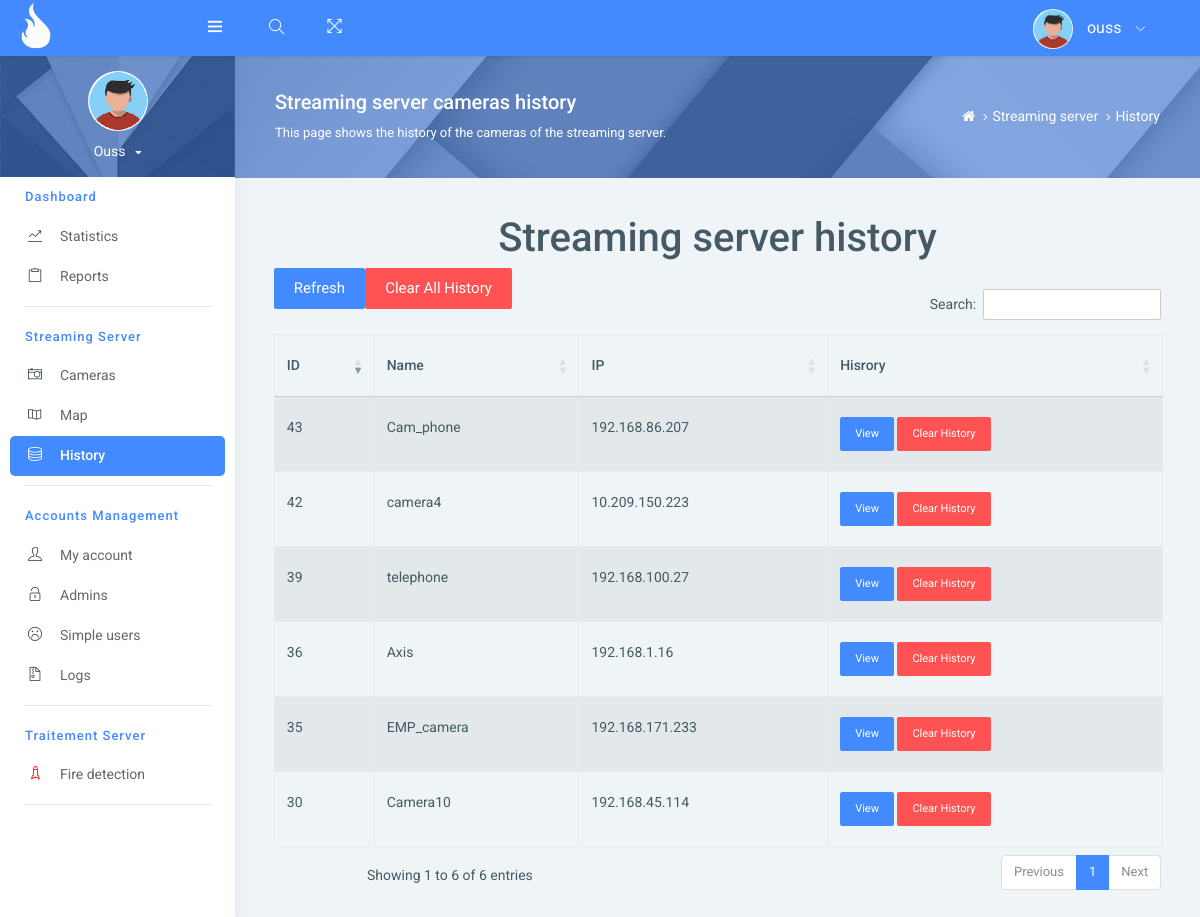
The app's page /history (signed in) with its own data.
### FDApp/models.py (models this page shows, shortened)
class PlatformUser(models.Model):
    user=models.OneToOneField(User,on_delete=models.CASCADE)
    img=models.ImageField(upload_to='profile_pics',blank=True,null=True,default='profile_pics/default.png')

class Camera(models.Model):
    name = models.CharField(max_length=100)
    ip = models.CharField(max_length=100)
    status = models.IntegerField(default=0)
    gps_position_x= models.FloatField(default=0,blank=False,null=False)
    gps_position_y= models.FloatField(default=0,blank=False,null=False)
    viewers=models.ManyToManyField(User,blank=True)

### FDApp/views.py (the view)
# urls.py: path('history', history, name='history'),
def history(request):
        cameras = Camera.objects.all()
        return render(request,"history.html",{"user":get_user(request),"cameras":cameras,})

### FDApp/middlewar.py (called while the page is built)
def stats_middleware(get_response):
    def middleware(request):
        if not Stats.objects.filter(id=1):
            Stats.objects.create(id=1,name='occurence',value=0).save()
        if not Visits.objects.filter(id=1):
            Visits.objects.create(id=1,number_of_visits=0).save()
        obj=Stats.objects.get(id=1)
        obj.value+=1
        obj.save()
        from django.utils import timezone
        now=timezone.now().date()
        visits=Visits.objects.filter(date_time=now)
        if (not visits):
            visits=Visits.objects.create(date_time=now,number_of_visits=1)
        else:
            visits=visits[0]
        visits.number_of_visits+=1
        visits.save()
        response = get_response(request)
        return response
    return middleware

### FDApp/views.py (called while the page is built)
def get_user(request):
        return PlatformUser.objects.get(user=request.user)

### FDApp/templates/history.html (shortened to what this page needs)
{% extends 'base.html' %}
{% load static %}
{% block stylesheets %}
<link rel="stylesheet" href="https://unpkg.com/leaflet@1.7.1/dist/leaflet.css" />
{% endblock stylesheets %}
{% block history_sidebar %}
  active
{% endblock history_sidebar %}
{% block titre %}
      Streaming server cameras history
{% endblock titre %}
{% block definition %}
    This page shows the history of the cameras of the streaming server.
{% endblock definition %}
{% block chemin %}
    <li class="breadcrumb-item">
        <a href="/"> <i class="fa fa-home"></i> </a>
    </li>
    <li class="breadcrumb-item"><a href="#!">Streaming server</a>
    </li>
    <li class="breadcrumb-item"><a href="#!">History</a>
    </li>
{% endblock chemin %}
{% block content %}
<center>
    <h1 >Streaming server history</h1>
    <button type="button" class="btn btn-primary  float-left" data-toggle="modal" data-target="#addCameraModal">
      Refresh
      </button>
      <button type="button" class="btn btn-danger  float-left" data-toggle="modal" data-target="#addCameraModal" style="margin-left:10pxq">
        Clear all history
        </button>
      <br>
    <table style="padding-top:20px" id="example" class="table table-striped table-bordered dt-responsive nowrap" style="width:100%">
        <thead>
            <tr>
                <th>ID</th>
                <th>Name</th>
                <th>IP</th>
                <th>Hisrory</th>
            </tr>
        </thead>
        <tbody id="bd">
            {% for camera in cameras %}
                <tr>
                    <td>{{ camera.id }}</td>
                    <td>{{ camera.name }}</td>
                    <td>{{ camera.ip }}</td>
                    <td>
                      <a href="/cam_history/{{camera.id}}" class="btn btn-primary btn-sm">View</a>
                      <a href="clear" class="btn btn-danger btn-sm">Clear history</a>
                    </td>
                </tr>
            {% endfor %}
        </tbody>
    </table>
  </center>
  {% endblock content %}

### FDPlatform/templates/base.html (shortened to what this page needs)
{% load static %}
<!DOCTYPE html>
<html lang="en">
<head>
    <link rel="stylesheet" type="text/css" href="{% static 'assets/css/fontawsome.css'%}">
    <link rel="stylesheet" type="text/css" href="{% static 'assets/css/bootstrap/css/bootstrap.min.css'%}">
    <link rel="stylesheet" type="text/css" href="{% static 'assets/css/datatable/dataTables.bootstrap4.min.css'%}">
    <link rel="stylesheet" type="text/css" href="{% static 'assets/css/datatable/responsive.bootstrap4.min.css'%}">
    <link href="https://cdnjs.cloudflare.com/ajax/libs/toastr.js/latest/toastr.min.css" rel="stylesheet" />
    <link rel="stylesheet" href="{% static 'assets/pages/waves/css/waves.min.css'%}" type="text/css" media="all">
    <link rel="stylesheet" type="text/css" href="{% static 'assets/icon/themify-icons/themify-icons.css'%}">
    <link rel="stylesheet" type="text/css" href="{% static 'assets/icon/font-awesome/css/font-awesome.min.css'%}">
    <link rel="stylesheet" type="text/css" href="{% static 'assets/css/style.css'%}">
    <link rel="stylesheet" type="text/css" href="{% static 'assets/css/jquery.mCustomScrollbar.css'%}">
    {% block stylesheets %}
    {% endblock stylesheets %}
</head>
<body>
<div id="pcoded" class="pcoded">
    <div class="pcoded-container navbar-wrapper">
        <nav class="navbar header-navbar pcoded-header">
            <div class="navbar-wrapper">
                <div class="navbar-logo">
                    <a class="mobile-menu waves-effect waves-light" id="mobile-collapse" href="#!">
                        <i class="ti-menu"></i>
                    </a>
                    <a href="#">
                        <img src="{% static 'assets/images/305.png'%}" style="width:50px;height:50px;margin-top:-5px;" class="img-radius text-center" alt="User-Profile-Image">
                    </a>
                </div>
                <div class="navbar-container container-fluid">
                    <ul class="nav-left">
                        <li class="header-search">
                            <div class="main-search morphsearch-search">
                                <div class="input-group">
                                    <input type="text" class="form-control">
                                    <span class="input-group-addon search-btn"><i class="ti-search"></i></span>
                                </div>
                            </div>
                        </li>
                        <li>
                            <a href="#!" onclick="javascript:toggleFullScreen()" class="waves-effect waves-light">
                                <i class="ti-fullscreen"></i>
                            </a>
                        </li>
                    </ul>
                    <ul class="nav-right" >
                        <li class="user-profile header-notification">
                            <a href="#!" class="waves-effect waves-light">
                                <img src="/media/{{user.img}}" class="img-radius" alt="User-Profile-Image">
                                <span>{{request.user.username}}</span>
                                <i class="ti-angle-down"></i>
                            </a>
                        </li>
                    </ul>
                </div>
            </div>
        </nav>
        <div class="pcoded-main-container">
            <div class="pcoded-wrapper">
                <nav class="pcoded-navbar">
                    <div class="pcoded-inner-navbar main-menu">
                        <div class="">
                            <div class="main-menu-header">
                                <img class="img-80 img-radius" src="/media/{{user.img}}" alt="User-Profile-Image">
                                <div class="user-details">
                                    <span id="more-details">{{request.user.username}}<i class="fa fa-caret-down"></i></span>
                                </div>
                            </div>
                        </div>
                        <div class="pcoded-navigation-label" data-i18n="nav.form-components.main">Dashboard</div>
                        <ul class="pcoded-item pcoded-left-item">
                            <li class="
                            {% block stats_sidebar %}
                            {% endblock stats_sidebar %}
                                 ">
                                <a href="/stats" class="waves-effect waves-dark">
                                    <span class="pcoded-micon"><i class="ti-stats-up"></i><b>D</b></span>
                                    <span class="pcoded-mtext" data-i18n="nav.form-components.main">Statistics</span>
                                </a>
                            </li>
                            <li class="
                            {% block reports_sidebar %}
                            {% endblock reports_sidebar %}
                                 ">
                                <a href="/reports" class="waves-effect waves-dark">
                                    <span class="pcoded-micon"><i class="ti-clipboard"></i><b>D</b></span>
                                    <span class="pcoded-mtext" data-i18n="nav.form-components.main">Reports</span>
                                </a>
                            </li>
                        </ul>
                        <div class="pcoded-navigation-label" data-i18n="nav.form-components.main">Streaming server</div>
                       <ul class="pcoded-item pcoded-left-item">
                            <li class="
                            {% block cameras_sidebar %}
                            {% endblock cameras_sidebar %}
                                 ">
                                <a href="/streaming_server_cameras" class="waves-effect waves-dark">
                                    <span class="pcoded-micon"><i class="ti-camera"></i><b>D</b></span>
                                    <span class="pcoded-mtext" data-i18n="nav.form-components.main">Cameras</span>
                                </a>
                            </li>
                            <li class="
                            {% block map_sidebar %}
                            {% endblock map_sidebar %}
                                 ">
                                <a href="/map" class="waves-effect waves-dark">
                                    <span class="pcoded-micon"><i class="ti-map"></i><b>D</b></span>
                                    <span class="pcoded-mtext" data-i18n="nav.form-components.main">Map</span>
                                </a>
                            </li>
                            <li class="
                            {% block history_sidebar %}
                            {% endblock history_sidebar %}
                                 ">
                                <a href="/history" class="waves-effect waves-dark">
                                    <span class="pcoded-micon"><i class="ti-server"></i><b>D</b></span>
                                    <span class="pcoded-mtext" data-i18n="nav.form-components.main">History</span>
                                </a>
                            </li>
                        </ul>
                        <div class="pcoded-navigation-label" data-i18n="nav.category.forms">Accounts management</div>
                        <ul class="pcoded-item pcoded-left-item">
                            <li class="
                            {% block myaccount_sidebar %}
                            {% endblock myaccount_sidebar %}
                                 ">
                                <a href="/myaccount" class="waves-effect waves-dark">
                                    <span class="pcoded-micon"><i class="ti-user"></i><b>D</b></span>
                                    <span class="pcoded-mtext" data-i18n="nav.form-components.main">My account</span>
                                </a>
                            </li>
                            <li class="
                            {% block admins_sidebar %}
                            {% endblock admins_sidebar %}
                                 ">
                                <a href="/admins" class="waves-effect waves-dark">
                                    <span class="pcoded-micon"><i class="ti-unlock"></i><b>D</b></span>
                                    <span class="pcoded-mtext" data-i18n="nav.form-components.main">Admins</span>
                                </a>
                            </li>
                            <li class="
                            {% block users_sidebar %}
                            {% endblock users_sidebar %}
                                 ">
                                <a href="/users" class="waves-effect waves-dark">
                                    <span class="pcoded-micon"><i class="ti-face-sad"></i><b>D</b></span>
                                    <span class="pcoded-mtext" data-i18n="nav.dash.main">Simple users</span>
                                </a>
                            </li>
                            <li class="
                            {% block logs_sidebar %}
                            {% endblock logs_sidebar %}
                                 ">
                                <a href="/logs" class="waves-effect waves-dark">
                                    <span class="pcoded-micon"><i class="ti-zip"></i><b>D</b></span>
                                    <span class="pcoded-mtext" data-i18n="nav.dash.main">Logs</span>
                                </a>
                            </li>
                        </ul>
                        <div class="pcoded-navigation-label" data-i18n="nav.category.forms">Traitement server</div>
                        <ul class="pcoded-item pcoded-left-item">
                            <li class="
                            {% block traitement_sidebar %}
                            {% endblock traitement_sidebar %}
                                 ">
                                <a href="/firedetection" class="waves-effect waves-dark">
                                    <span class="pcoded-micon"><i class="ti-rocket" style="color: red;"></i>
                                        <b>D</b></span>
                                    <span class="pcoded-mtext" data-i18n="nav.form-components.main">Fire detection</span>
                                </a>
                            </li>
                        </ul>
                    </div>
                </nav>
                <div class="pcoded-content">
                    <div class="page-header">
                        <div class="page-block">
                            <div class="row align-items-center">
                                <div class="col-md-8">
                                    <div class="page-header-title">
                                        <h5 class="m-b-10">
                                            {% block titre %}{% endblock titre %}</h5>
                                        <p class="m-b-0">
                                            {% block definition %}{% endblock definition %}
                                        </p>
                                    </div>
                                </div>
                                <div class="col-md-4">
                                    <ul class="breadcrumb-title">
                                        {% block chemin %}
                                        {% endblock chemin %}
                                    </ul>
                                </div>
                            </div>
                        </div>
                    </div>
                    <div class="pcoded-inner-content">
                        <div class="main-body">
                            <div class="page-wrapper">
                                <div class="page-body">
                                    <div class="row">
                                        <div class="col-sm-12">
                                            {% block content %}
                                            {% endblock content %}
                                        </div>
                                    </div>
                                </div>
                            </div>
                        </div>
                    </div>
                </div>
            </div>
        </div>
    </div>
</div>
</body>
</html>

### records on screen
PlatformUser: img (picture)
Camera: id "30", name "Camera10", ip "192.168.45.114"
Camera: id "35", name "EMP_camera", ip "192.168.171.233"
Camera: id "36", name "Axis", ip "192.168.1.16"
Camera: id "39", name "telephone", ip "192.168.100.27"
Camera: id "42", name "camera4", ip "10.209.150.223"
Camera: id "43", name "Cam_phone", ip "192.168.86.207"

### other values on screen
{{ request.user.username }} "ouss"
{{ request.user.username }} "Ouss"
